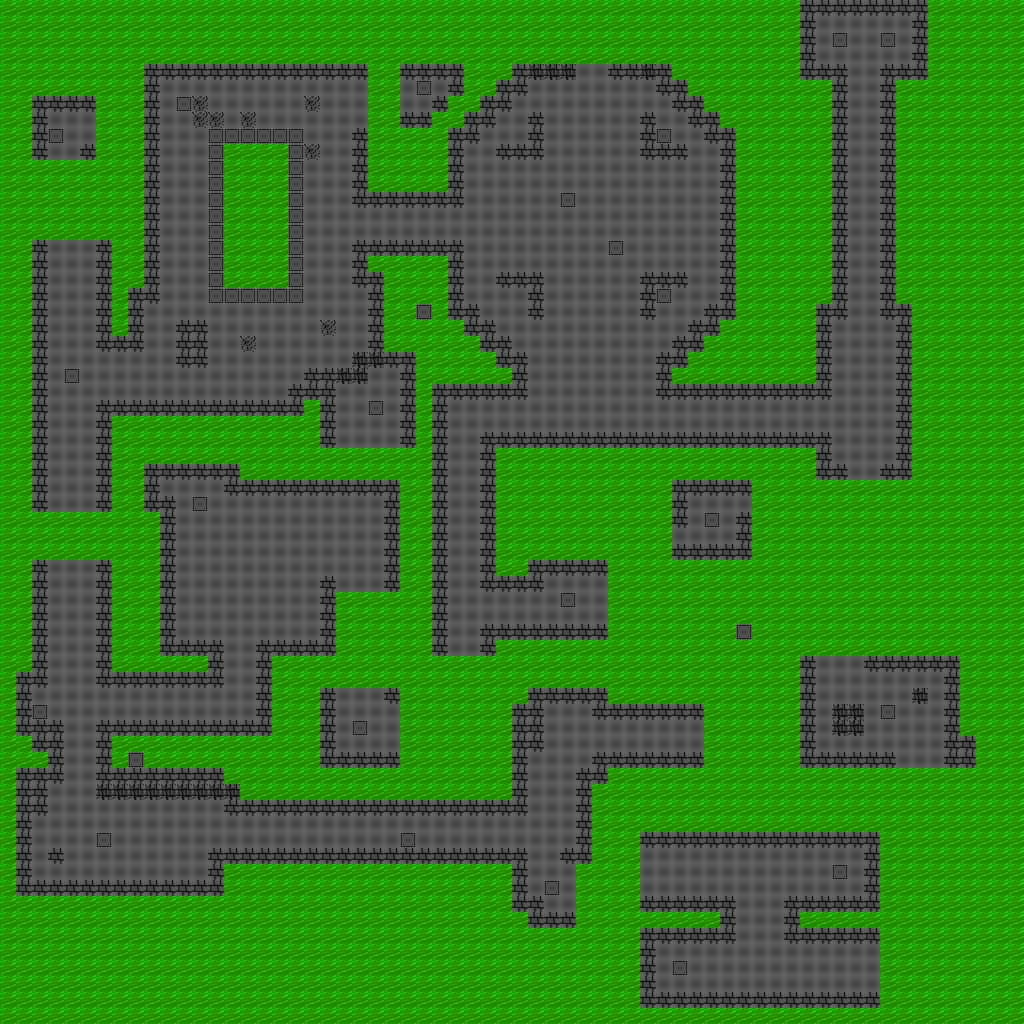

The image is a tile-based game level rendered from a .tmx file. Its description and source (layers, tilesets, objects; grid data summarised) follow:
An orthogonal 64x64 tile map with 16x16 px tiles, 2 tile layers (Ground, Wall).

<map version="1.4" tiledversion="1.4.3" orientation="orthogonal" renderorder="right-down" width="64" height="64" tilewidth="16" tileheight="16" infinite="0" nextlayerid="4" nextobjectid="1">
 <editorsettings>
  <export target="../tilemap.json" format="json" />
 </editorsettings>
 <tileset firstgid="1" name="tileset" tilewidth="16" tileheight="16" tilecount="6" columns="3">
  <image source="tileset.png" width="48" height="32" />
 </tileset>
 <layer id="1" name="Ground" width="64" height="64">
  <properties>
   <property name="Collidable" type="bool" value="false" />
  </properties>
  <data>[4096 cells, 4096 non-empty, 5 distinct tile ids]</data>
 </layer>
 <layer id="2" name="Wall" width="64" height="64">
  <properties>
   <property name="Collidable" type="bool" value="true" />
  </properties>
  <data>[4096 cells, 707 non-empty, 2 distinct tile ids]</data>
 </layer>
</map>